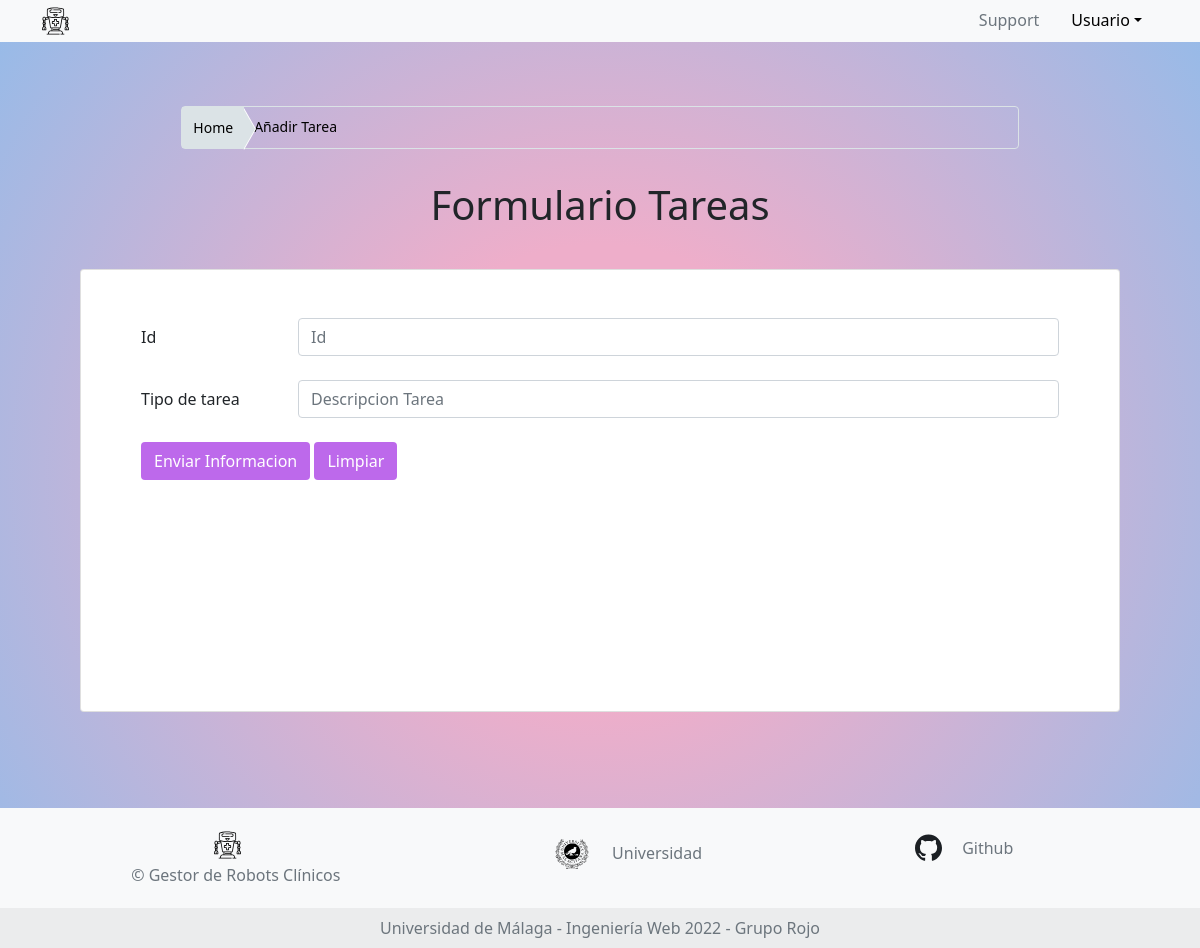
Before: /admin/formularioTareas/100 with the older database file.
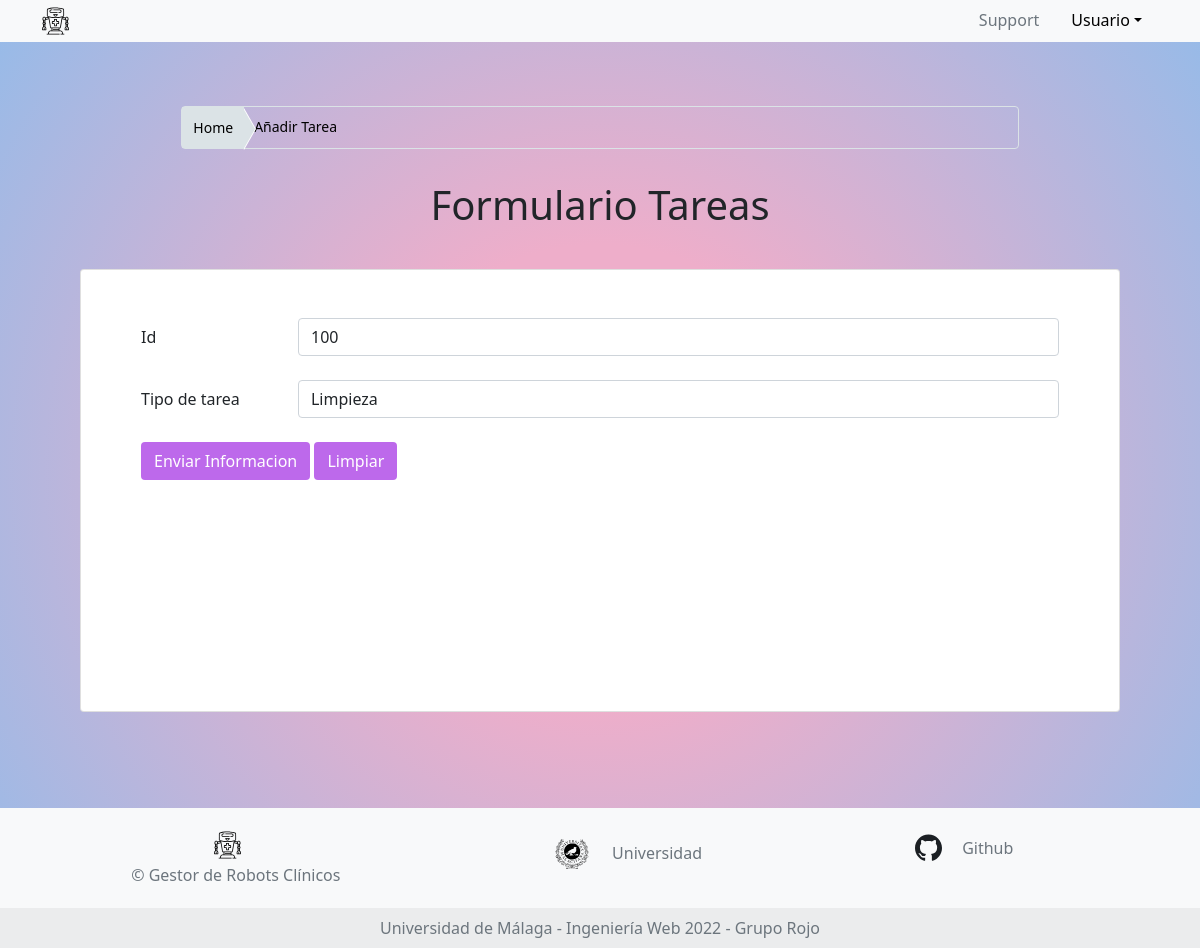
After: the same page with the newer database file.
### app.py (models this page shows, shortened)
class Tareas(db.Model):
    __tablename__ = 'Tareas'
    id = db.Column(db.String(100), primary_key=True)
    tipo_tarea = db.Column(db.String(120), nullable=False)
    date = db.Column(db.DateTime, default=datetime.utcnow)

### app.py (the view, shortened to what this page needs)
@app.route("/admin/formularioTareas/<id>", methods=["GET","POST"])
def edit_tareas(id):
    tarea_1 = db.session.query(Tareas).get(id)
    return render_template('formulario_tecnico_tareas.jinja', tabla = tarea_1)

### templates/formulario_tecnico_tareas.jinja (shortened to what this page needs)
{% extends 'base.jinja' %}
{% block content %}
<body class="bg">
    <fieldset class="main-container row p-5 mx-0 justify-content-center align-self-center">
        <div class="main-container row p-3 mx-0 justify-content-center align-self-center">
            <div class="row col-md-10 px-3">
                <nav aria-label="breadcrumb">
                    <ol class="breadcrumb breadcrumb-custom">
                        <li class="breadcrumb-item"><a href="/admin" data-abc="true">Home</a></li>
                        <li class="breadcrumb-item active" aria-current="page"><span>Añadir Tarea</span></li>
                    </ol>
                </nav>
            </div>
            <h1 class="main-container row p-3 mx-0 justify-content-center align-self-center">Formulario Tareas</h1>
            <form class="main-container row p-3 mx-0 justify-content-center align-self-center" method="post"
                name="formulario_lista_tareas">
                <div class="card bot3">
                    <div class="card-body py-5 px-md-5">
                        <form class="form_formulario_tecnico_tareas" action="/admin/formularioTareas" method="POST">
                            <div class="form-group row mb-4">
                                <label for="id" class="col-sm-2 col-form-label">Id</label>
                                <div class="col-sm-10">
                                    <input type="id" class="form-control" id="id" name="id" placeholder="Id" value="{{ tabla.id }}">
                                </div>
                            </div>
                            <div class="form-group row mb-4">
                                <label for="tipo_tarea" class="col-sm-2 col-form-label">Tipo de tarea</label>
                                <div class="col-sm-10">
                                    <input type="tipo_tarea" class="form-control" id="tipo_tarea"
                                        name=tipo_tarea placeholder="Descripcion Tarea" value="{{ tabla.tipo_tarea }}">
                                </div>
                            </div>
                            <button type="submit" class="btn btn-block mb-4 bot_inicio">
                                Enviar Informacion
                            </button>
                            <input type="reset" value="Limpiar" class="btn btn-block mb-4 bot_inicio">
                        </form>
                    </div>
                </div>
            </form>
        </div>
    </fieldset>
</body>
{% endblock %}

Changed rows visible on the page:
added Tareas: id "100", tipo_tarea "Limpieza"
